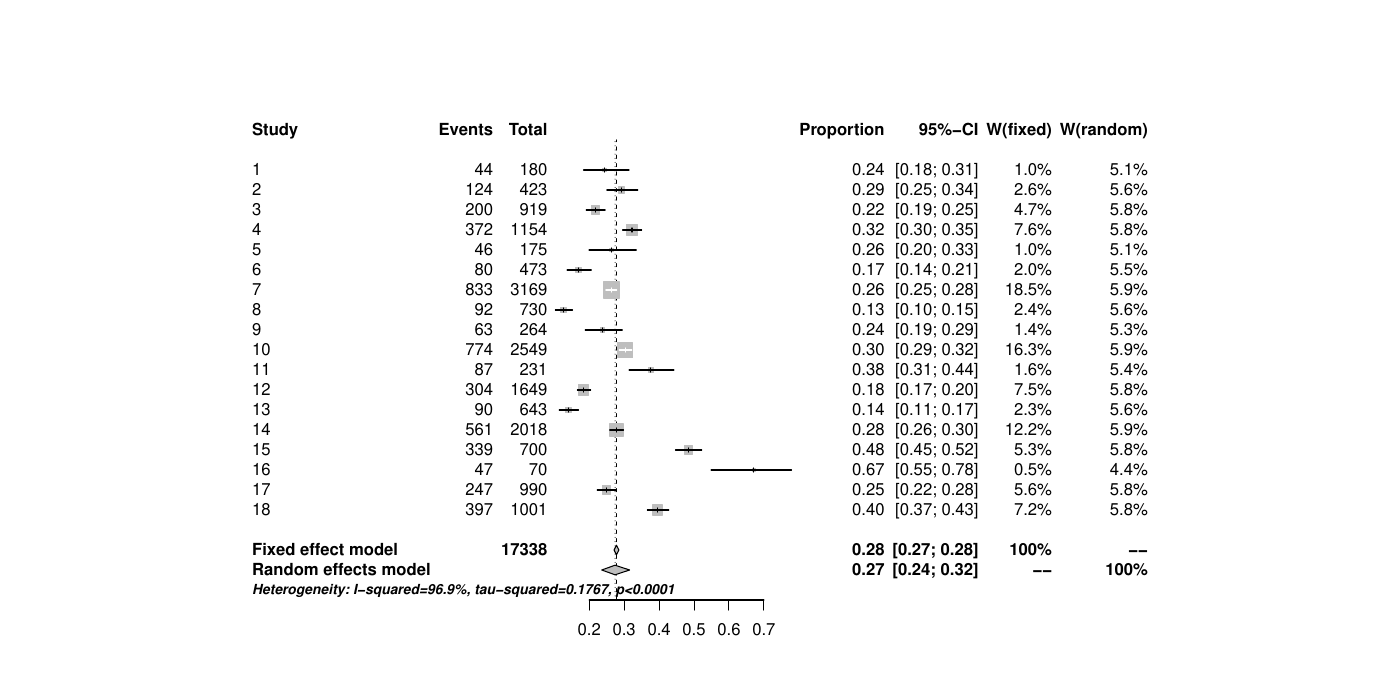

Write R code to recreate this figure.
dysperia <- read.csv("d:/haplox/papers/dysperia/dyspepsia.csv")
dysperia[,10] <- as.numeric(gsub("\\s\\(.*?\\)", "",dysperia[,8]))
rate <- transform(dysperia, p=V10 / Sample.size,log=log(V10/ Sample.size),
logit=log((V10 / Sample.size) / (1-V10 / Sample.size)), arcsin=asin(sqrt(V10 / (Sample.size +1))), darcsin =0.5*(asin(sqrt(V10 / (Sample.size+1)))+asin (sqrt((V10+1) / (Sample.size+1)))))
shapiro.test(rate$p)
shapiro.test(rate$log)
shapiro.test(rate$logit)
shapiro.test(rate$arcsin)
shapiro.test(rate$darcsin)
library(meta)
metarate <- metaprop(V10,Sample.size,data=rate, sm="PLOGIT",iner=0.5,allincr = TRUE,addincr = FALSE,title="")
pdf("d:/haplox/papers/dysperia/dyspepsia.pdf",onefile=TRUE,width=14)
forest (metarate, digits=2)
funnel(metarate)
metabias(metarate,method ="linreg", plotit=TRUE, k.min=10)
dev.off()

